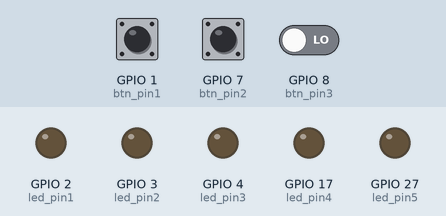
A program run on a simulated Raspberry Pi (BCM pin numbers). Shown: output pins drawn as LEDs (lit = HIGH). The test bench sets the inputs (shaded band); at power-on: GPIO 1 (btn_pin1) LOW, GPIO 8 (btn_pin3) LOW, GPIO 7 (btn_pin2) LOW.

Above: at 1.2 s.
1.3 s: GPIO 1 (btn_pin1) pulled HIGH for 0.15 s
At 2.1 s:
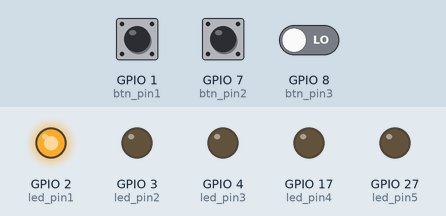
7.4 s: GPIO 1 (btn_pin1) driven HIGH and GPIO 8 (btn_pin3) driven HIGH
10.4 s: GPIO 7 (btn_pin2) pulled HIGH for 1 s
At 13.1 s:
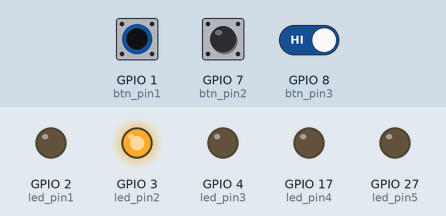
14.4 s: GPIO 8 (btn_pin3) driven LOW
At 16.1 s:
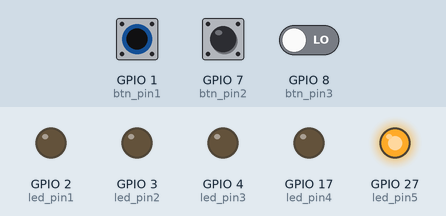
Timing chart, 0 to 18.4 s (numbered marks = the images above; inputs shaded):
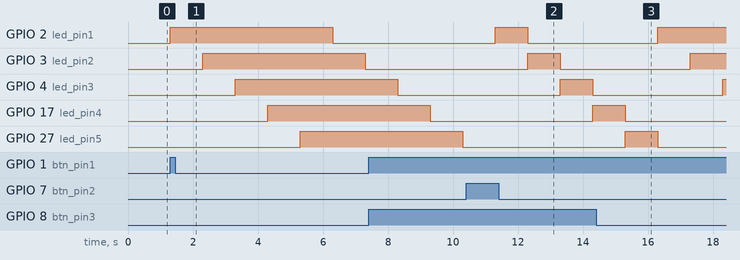

The program:

ACT03.py
```python
import time #load time library
import RPi.GPIO as  GPIO #load  GPIO library

led_pin1 = 2 # Pin definitions
led_pin2 = 3
led_pin3 = 4
led_pin4 = 17
led_pin5 = 27

btn_pin1 = 1 # Pin definitions
btn_pin2 = 7
btn_pin3 = 8

GPIO.setwarnings(False) # Suppress warnings
GPIO.setmode(GPIO.BCM) # Use "Gpio" pin numbering

GPIO.setup(led_pin1, GPIO.OUT) # Set LED pin as output
GPIO.setup(led_pin2, GPIO.OUT) # Set LED pin as output
GPIO.setup(led_pin3, GPIO.OUT) # Set LED pin as output
GPIO.setup(led_pin4, GPIO.OUT) # Set LED pin as output
GPIO.setup(led_pin5, GPIO.OUT) # Set LED pin as output

GPIO.setup(btn_pin1, GPIO.IN) # Set Button pin as input
GPIO.setup(btn_pin2, GPIO.IN) # Set Button pin as input
GPIO.setup(btn_pin3, GPIO.IN) # Set Button pin as input

# Light up LED when Button is pressed
while True:

    if GPIO.input(btn_pin1):
        GPIO.output(led_pin1, GPIO.HIGH)
        time.sleep(1)
        GPIO.output(led_pin2, GPIO.HIGH)
        time.sleep(1)
        GPIO.output(led_pin3, GPIO.HIGH)
        time.sleep(1)
        GPIO.output(led_pin4, GPIO.HIGH)
        time.sleep(1)
        GPIO.output(led_pin5, GPIO.HIGH)
        time.sleep(1)
        GPIO.output(led_pin1, GPIO.LOW)
        time.sleep(1)
        GPIO.output(led_pin2, GPIO.LOW)
        time.sleep(1)
        GPIO.output(led_pin3, GPIO.LOW)
        time.sleep(1)
        GPIO.output(led_pin4, GPIO.LOW)
        time.sleep(1)
        GPIO.output(led_pin5, GPIO.LOW)
        time.sleep(1)

    if GPIO.input(btn_pin2):
        GPIO.output(led_pin1, GPIO.HIGH)
        time.sleep(1)
        GPIO.output(led_pin1, GPIO.LOW)
        GPIO.output(led_pin2, GPIO.HIGH)
        time.sleep(1)
        GPIO.output(led_pin2, GPIO.LOW)
        GPIO.output(led_pin3, GPIO.HIGH)
        time.sleep(1)
        GPIO.output(led_pin3, GPIO.LOW)
        GPIO.output(led_pin4, GPIO.HIGH)
        time.sleep(1)
        GPIO.output(led_pin4, GPIO.LOW)
        GPIO.output(led_pin5, GPIO.HIGH)
        time.sleep(1)
        GPIO.output(led_pin5, GPIO.LOW)


    if GPIO.input(btn_pin3):
        x = 3

        while(x != 0):
            GPIO.output(led_pin1, GPIO.HIGH)
            GPIO.output(led_pin3, GPIO.HIGH)
            GPIO.output(led_pin5, GPIO.HIGH)
            GPIO.output(led_pin2, GPIO.LOW)
            GPIO.output(led_pin4, GPIO.LOW)
            time.sleep(1)
            GPIO.output(led_pin1, GPIO.LOW)
            GPIO.output(led_pin3, GPIO.LOW)
            GPIO.output(led_pin5, GPIO.LOW)
            GPIO.output(led_pin2, GPIO.HIGH)
            GPIO.output(led_pin4, GPIO.HIGH)
            time.sleep(1)
            x = x - 1

    GPIO.output(led_pin1, GPIO.LOW)
    GPIO.output(led_pin2, GPIO.LOW)
    GPIO.output(led_pin3, GPIO.LOW)
    GPIO.output(led_pin4, GPIO.LOW)
    GPIO.output(led_pin5, GPIO.LOW)

GPIO.cleanup() #reset the pin's statuses to their default states
```

Measured:
- after the input at 1.3 s, GPIO 2 (led_pin1): LOW → HIGH at once, → LOW 5.0 s later; GPIO 3 (led_pin2): LOW → HIGH after 1.0 s, → LOW 5.0 s later; GPIO 4 (led_pin3): LOW → HIGH after 2.0 s; GPIO 17 (led_pin4): LOW → HIGH after 3.0 s; GPIO 27 (led_pin5): LOW → HIGH after 4.0 s
- after the input at 10.4 s, GPIO 2 (led_pin1): goes on until 12.3 s, then stays LOW; GPIO 27 (led_pin5): stops changing and stays LOW
- after the input at 14.4 s, GPIO 2 (led_pin1): goes on until 16.3 s, then stays HIGH; GPIO 17 (led_pin4): goes on until 15.3 s, then stays LOW
